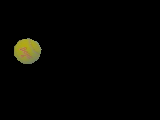
#> input picture samples/003.png, 160 x 120 px; its folder holds only this picture in this run
$ python visualize_data.py
#> lines starting #> are read from the running program, lines starting #| are printed output that depends on the picture; long printed decimals are rounded
import numpy as np
import os
from skimage import io
from skimage.color import rgb2hsv
from scipy.stats import norm
import matplotlib.pyplot as plt
from mpl_toolkits.mplot3d import Axes3D


def visualize_file_rgb(file_to_read):
    image = io.imread(file_to_read.path)
#> image is the input picture: shape (120, 160, 3); mean R, G, B 4.4, 4.3, 1.8
    image_r, image_g, image_b = image[:, :, 0], image[:, :, 1], image[:, :, 2]
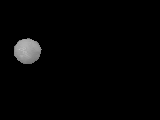
#> image_r: shape (120, 160); min 0, max 196, mean 4.4
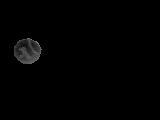
#> image_b: shape (120, 160); min 0, max 122, mean 1.8

    (w, h) = image_r.shape
#> w = 120; h = 160
    print(("dimension", w, h))
#| ('dimension', 120, 160)

    fig, ax = plt.subplots(2, 3)
    ax[0, 0].set_title('red')
    ax[0, 0].imshow(image_r, cmap='gray')
    ax[0, 1].set_title('green')
    ax[0, 1].imshow(image_g, cmap='gray')
    ax[0, 2].set_title('blue')
    ax[0, 2].imshow(image_b, cmap='gray')

    red = image_r.flatten()
#> red = 19200 values, max 196 at index 7859, min 0 at index 0, mean 4.42
    green = image_g.flatten()
#> green = 19200 values, max 170 at index 6264, min 0 at index 0, mean 4.26
    blue = image_b.flatten()
#> blue = 19200 values, max 122 at index 6757, min 0 at index 0, mean 1.77

    x = np.linspace(0, 256, 256)

    ax[1, 0].set_title('red')
    ax[1, 0].hist(red[red != 0], density=True, bins=x, histtype='stepfilled', alpha=0.4, color='r')
    mur, stdr = norm.fit(red[red != 0])
#> mur = 153.5; stdr = 17.62
    print((file_to_read, "red", mur, stdr))
#| (<DirEntry '003.png'>, 'red', 153.510, 17.620)
    pr = norm.pdf(x, mur, stdr)
#> pr = 256 values, max 0.0226 at index 153, min 7.47e-19 at index 0, mean 0.00389
    ax[1, 0].plot(x, pr, 'k', linewidth=1)

    ax[1, 1].set_title('green')
    ax[1, 1].hist(green[green != 0], density=True, bins=x, histtype='stepfilled', alpha=0.4, color='g')
    mug, stdg = norm.fit(green[green != 0])
#> mug = 147.8; stdg = 13.72
    print((file_to_read, "green", mug, stdg))
#| (<DirEntry '003.png'>, 'green', 147.796, 13.716)
    pg = norm.pdf(x, mug, stdg)
#> pg = 256 values, max 0.0291 at index 147, min 1.78e-27 at index 0, mean 0.00389
    ax[1, 1].plot(x, pg, 'k', linewidth=1)

    ax[1, 2].set_title('blue')
    ax[1, 2].hist(blue[blue != 0], density=True, bins=x, histtype='stepfilled', alpha=0.4, color='b')
    mub, stdb = norm.fit(blue[blue != 0])
#> mub = 61.55; stdb = 22.21
    print((file_to_read, "blue", mub, stdb))
#| (<DirEntry '003.png'>, 'blue', 61.553, 22.209)
    pb = norm.pdf(x, mub, stdb)
#> pb = 256 values, max 0.018 at index 61, min 4.06e-19 at index 255, mean 0.00388
    ax[1, 2].plot(x, pb, 'k', linewidth=1)
    plt.show()
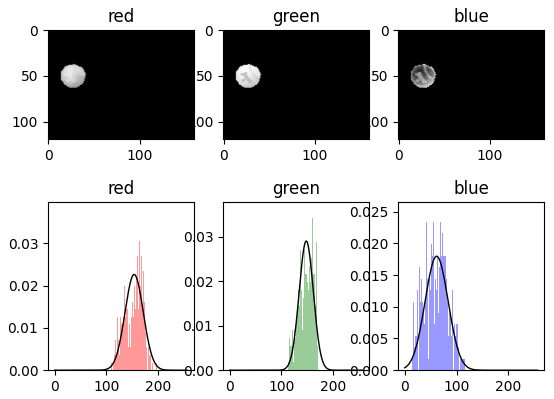
#> figure drawn by matplotlib, 6 panels; panel 4: curve peaks at x = 153.6, y = 0.0226; panel 5: curve peaks at x = 147.6, y = 0.0291; panel 6: curve peaks at x = 61.24, y = 0.018

    fig = plt.figure(figsize=(4, 4))
    ax = fig.add_subplot(111, projection='3d')
    ax.set_xlabel('red')
    ax.set_ylabel('green')
    ax.set_zlabel('blue')
    ax.scatter(red[red != 0], green[green != 0], blue[blue != 0])
    plt.show()
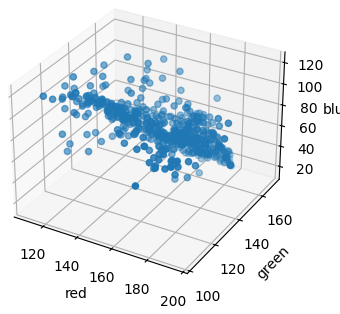
#> figure drawn by matplotlib, 1 panel


def visualize_file_hsv(file_to_read):
    image = io.imread(file_to_read.path)
    hsv_image = rgb2hsv(image)
#> hsv_image: shape (120, 160, 3) float64; mean of channels 0, 1, 2 0.00467, 0.017, 0.0176
    image_h, image_s, image_v = hsv_image[:, :, 0] * 360, hsv_image[:, :, 1] * 100, hsv_image[:, :, 2] * 100
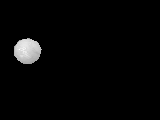
#> image_v: shape (120, 160) float64; min 0, max 76.86, mean 1.8; drawn with min black and max white

    (w, h) = image_h.shape
#> w = 120; h = 160

    hue = image_h.flatten()
#> hue = 19200 values, max 120 at index 6108, min 0 at index 0, mean 1.68
    saturation = image_s.flatten()
#> saturation = 19200 values, max 91.57 at index 7064, min 0 at index 0, mean 1.7
    value = image_v.flatten()
#> value = 19200 values, max 76.86 at index 7859, min 0 at index 0, mean 1.76

    fig, ax = plt.subplots(2, 3)
    ax[0, 0].set_title('hue')
    ax[0, 0].imshow(image_h, cmap='gray')
    ax[0, 1].set_title('saturation')
    ax[0, 1].imshow(image_s, cmap='gray')
    ax[0, 2].set_title('value')
    ax[0, 2].imshow(image_v, cmap='gray')

    ax[1, 0].set_title('hue')
    ax[1, 0].hist(hue[hue != 0], density=True, bins='auto', histtype='stepfilled', color='r')
    mur, stdr = norm.fit(hue[hue != 0])
#> mur = 58.32; stdr = 12.2
    print(mur)
#| 58.324
    print(stdr)
#| 12.198
    xr = np.linspace(0, 360, 360)
    pr = norm.pdf(xr, mur, stdr)
#> pr = 360 values, max 0.0327 at index 58, min 4.97e-135 at index 359, mean 0.00277
    ax[1, 0].plot(xr, pr, 'k-', lw=2, label='hue')

    ax[1, 1].set_title('saturation')
    ax[1, 1].hist(saturation[saturation != 0], density=True, bins='auto', histtype='stepfilled', color='g')
    mug, stdg = norm.fit(saturation[saturation != 0])
#> mug = 59.2; stdg = 17.48
    xg = np.linspace(0, 100, 100)
    pg = norm.pdf(xg, mug, stdg)
#> pg = 100 values, max 0.0228 at index 59, min 7.39e-05 at index 0, mean 0.00981
    ax[1, 1].plot(xg, pg, 'k-', lw=2, label='saturation')

    ax[1, 2].set_title('value')
    ax[1, 2].hist(value[value != 0], density=True, bins='auto', histtype='stepfilled', color='b')
    mub, stdb = norm.fit(value[value != 0])
#> mub = 61.09; stdb = 5.86
    xb = np.linspace(0, 100, 100)
    pb = norm.pdf(xb, mub, stdb)
#> pb = 100 values, max 0.0679 at index 60, min 1.69e-25 at index 0, mean 0.0099
    ax[1, 2].plot(xb, pb, 'k-', lw=2, label='value')

    plt.show()
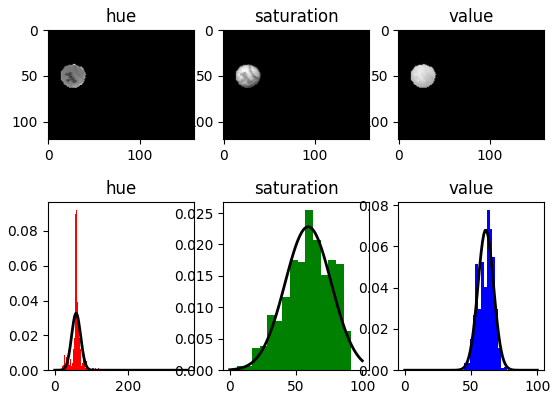
#> figure drawn by matplotlib, 6 panels; panel 4: curve peaks at x = 58.16, y = 0.0327; panel 5: curve peaks at x = 59.6, y = 0.0228; panel 6: curve peaks at x = 60.61, y = 0.0679

    fig = plt.figure(figsize=(4, 4))
    ax = fig.add_subplot(111, projection='3d')
    ax.set_xlabel('hue')
    ax.set_ylabel('saturation')
    ax.set_zlabel('value')
    ax.scatter(hue[hue != 0], saturation[saturation != 0], value[value != 0])
    plt.show()
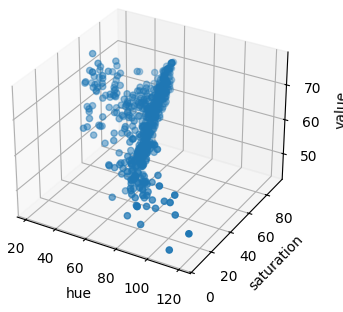
#> figure drawn by matplotlib, 1 panel


def main():
    directory = './samples'
    i = 0
    for filename in os.scandir(directory):
        i = i + 1
        if filename.is_file():
            visualize_file_rgb(filename)
            visualize_file_hsv(filename)
            if i == 1:
                break


if __name__ == "__main__":
    main()
